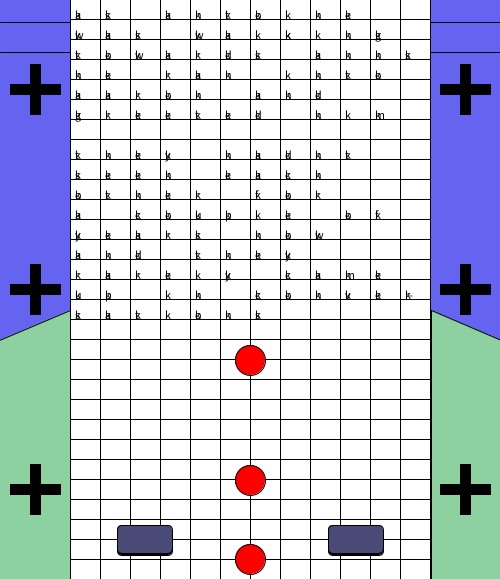
Frame 1 (no input)
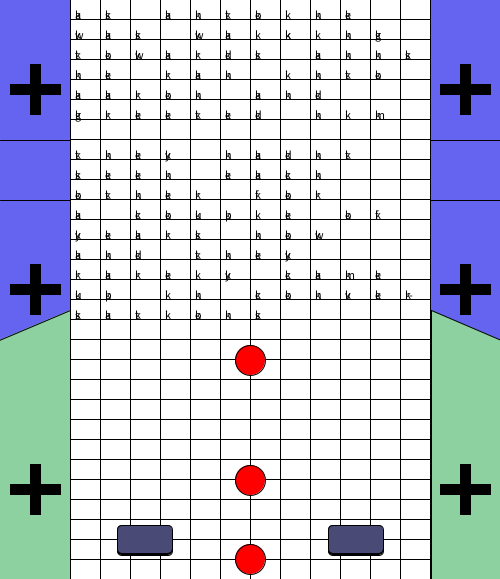
Frame 60 (the mouse pressed at the canvas centre just before this capture)
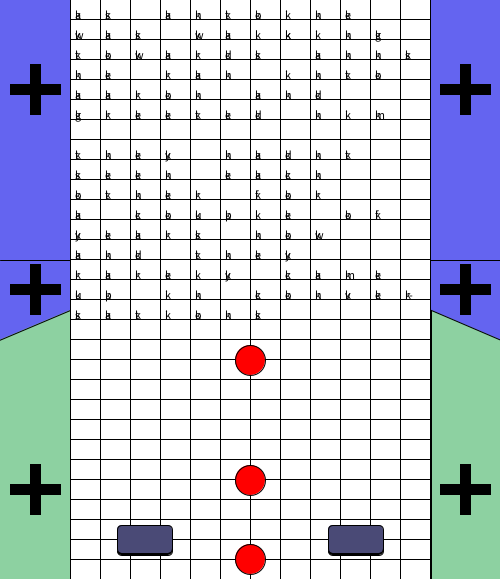
Frame 120 (the mouse held since frame 60 and released just before this capture)

The Processing sketch that drew these frames (run headless with seeded random() and noise(); from frame 60 on, the mouse is pressed at the canvas centre):

// Processing sketch: processing_115568
// ── processing_115568.pde

HLine h1 = new HLine(20, 2.0); 
HLine h2 = new HLine(50, 2.5); 

void setup (){
size (500,579);
frameRate(60);
}

void draw(){
background (100,100,240);
 h1.update(); 
  h2.update(); 
fill(255);
rect(70,-1,30,20);
rect(100,-1,30,20);
rect(130,-1,30,20);
rect(160,-1,30,20);
rect(190,-1,30,20);
rect(220,-1,30,20);
rect(250,-1,30,20);
rect(280,-1,30,20);
rect(310,-1,30,20);
rect(340,-1,30,20);
rect(370,-1,30,20);
rect(400,-1,30,20);

rect(70,19,30,20);
rect(100,19,30,20);
rect(130,19,30,20);
rect(160,19,30,20);
rect(190,19,30,20);
rect(220,19,30,20);
rect(250,19,30,20);
rect(280,19,30,20);
rect(310,19,30,20);
rect(340,19,30,20);
rect(370,19,30,20);
rect(400,19,30,20);

rect(70,39,30,20);
rect(100,39,30,20);
rect(130,39,30,20);
rect(160,39,30,20);
rect(190,39,30,20);
rect(220,39,30,20);
rect(250,39,30,20);
rect(280,39,30,20);
rect(310,39,30,20);
rect(340,39,30,20);
rect(370,39,30,20);
rect(400,39,30,20);

rect(70,59,30,20);
rect(100,59,30,20);
rect(130,59,30,20);
rect(160,59,30,20);
rect(190,59,30,20);
rect(220,59,30,20);
rect(250,59,30,20);
rect(280,59,30,20);
rect(310,59,30,20);
rect(340,59,30,20);
rect(370,59,30,20);
rect(400,59,30,20);

rect(70,79,30,20);
rect(100,79,30,20);
rect(130,79,30,20);
rect(160,79,30,20);
rect(190,79,30,20);
rect(220,79,30,20);
rect(250,79,30,20);
rect(280,79,30,20);
rect(310,79,30,20);
rect(340,79,30,20);
rect(370,79,30,20);
rect(400,79,30,20);

rect(70,99,30,20);
rect(100,99,30,20);
rect(130,99,30,20);
rect(160,99,30,20);
rect(190,99,30,20);
rect(220,99,30,20);
rect(250,99,30,20);
rect(280,99,30,20);
rect(310,99,30,20);
rect(340,99,30,20);
rect(370,99,30,20);
rect(400,99,30,20);

rect(70,119,30,20);
rect(100,119,30,20);
rect(130,119,30,20);
rect(160,119,30,20);
rect(190,119,30,20);
rect(220,119,30,20);
rect(250,119,30,20);
rect(280,119,30,20);
rect(310,119,30,20);
rect(340,119,30,20);
rect(370,119,30,20);
rect(400,119,30,20);

rect(70,139,30,20);
rect(100,139,30,20);
rect(130,139,30,20);
rect(160,139,30,20);
rect(190,139,30,20);
rect(220,139,30,20);
rect(250,139,30,20);
rect(280,139,30,20);
rect(310,139,30,20);
rect(340,139,30,20);
rect(370,139,30,20);
rect(400,139,30,20);


rect(70,159,30,20);
rect(100,159,30,20);
rect(130,159,30,20);
rect(160,159,30,20);
rect(190,159,30,20);
rect(220,159,30,20);
rect(250,159,30,20);
rect(280,159,30,20);
rect(310,159,30,20);
rect(340,159,30,20);
rect(370,159,30,20);
rect(400,159,30,20);

rect(70,179,30,20);
rect(100,179,30,20);
rect(130,179,30,20);
rect(160,179,30,20);
rect(190,179,30,20);
rect(220,179,30,20);
rect(250,179,30,20);
rect(280,179,30,20);
rect(310,179,30,20);
rect(340,179,30,20);
rect(370,179,30,20);
rect(400,179,30,20);

rect(70,199,30,20);
rect(100,199,30,20);
rect(130,199,30,20);
rect(160,199,30,20);
rect(190,199,30,20);
rect(220,199,30,20);
rect(250,199,30,20);
rect(280,199,30,20);
rect(310,199,30,20);
rect(340,199,30,20);
rect(370,199,30,20);
rect(400,199,30,20);

rect(70,219,30,20);
rect(100,219,30,20);
rect(130,219,30,20);
rect(160,219,30,20);
rect(190,219,30,20);
rect(220,219,30,20);
rect(250,219,30,20);
rect(280,219,30,20);
rect(310,219,30,20);
rect(340,219,30,20);
rect(370,219,30,20);
rect(400,219,30,20);


rect(70,239,30,20);
rect(100,239,30,20);
rect(130,239,30,20);
rect(160,239,30,20);
rect(190,239,30,20);
rect(220,239,30,20);
rect(250,239,30,20);
rect(280,239,30,20);
rect(310,239,30,20);
rect(340,239,30,20);
rect(370,239,30,20);
rect(400,239,30,20);


rect(70,259,30,20);
rect(100,259,30,20);
rect(130,259,30,20);
rect(160,259,30,20);
rect(190,259,30,20);
rect(220,259,30,20);
rect(250,259,30,20);
rect(280,259,30,20);
rect(310,259,30,20);
rect(340,259,30,20);
rect(370,259,30,20);
rect(400,259,30,20);

rect(70,279,30,20);
rect(100,279,30,20);
rect(130,279,30,20);
rect(160,279,30,20);
rect(190,279,30,20);
rect(220,279,30,20);
rect(250,279,30,20);
rect(280,279,30,20);
rect(310,279,30,20);
rect(340,279,30,20);
rect(370,279,30,20);
rect(400,279,30,20);

rect(70,299,30,20);
rect(100,299,30,20);
rect(130,299,30,20);
rect(160,299,30,20);
rect(190,299,30,20);
rect(220,299,30,20);
rect(250,299,30,20);
rect(280,299,30,20);
rect(310,299,30,20);
rect(340,299,30,20);
rect(370,299,30,20);
rect(400,299,30,20);

rect(70,319,30,20);
rect(100,319,30,20);
rect(130,319,30,20);
rect(160,319,30,20);
rect(190,319,30,20);
rect(220,319,30,20);
rect(250,319,30,20);
rect(280,319,30,20);
rect(310,319,30,20);
rect(340,319,30,20);
rect(370,319,30,20);
rect(400,319,30,20);


rect(70,339,30,20);
rect(100,339,30,20);
rect(130,339,30,20);
rect(160,339,30,20);
rect(190,339,30,20);
rect(220,339,30,20);
rect(250,339,30,20);
rect(280,339,30,20);
rect(310,339,30,20);
rect(340,339,30,20);
rect(370,339,30,20);
rect(400,339,30,20);


rect(70,359,30,20);
rect(100,359,30,20);
rect(130,359,30,20);
rect(160,359,30,20);
rect(190,359,30,20);
rect(220,359,30,20);
rect(250,359,30,20);
rect(280,359,30,20);
rect(310,359,30,20);
rect(340,359,30,20);
rect(370,359,30,20);
rect(400,359,30,20);

rect(70,379,30,20);
rect(100,379,30,20);
rect(130,379,30,20);
rect(160,379,30,20);
rect(190,379,30,20);
rect(220,379,30,20);
rect(250,379,30,20);
rect(280,379,30,20);
rect(310,379,30,20);
rect(340,379,30,20);
rect(370,379,30,20);
rect(400,379,30,20);

rect(70,399,30,20);
rect(100,399,30,20);
rect(130,399,30,20);
rect(160,399,30,20);
rect(190,399,30,20);
rect(220,399,30,20);
rect(250,399,30,20);
rect(280,399,30,20);
rect(310,399,30,20);
rect(340,399,30,20);
rect(370,399,30,20);
rect(400,399,30,20);

rect(70,419,30,20);
rect(100,419,30,20);
rect(130,419,30,20);
rect(160,419,30,20);
rect(190,419,30,20);
rect(220,419,30,20);
rect(250,419,30,20);
rect(280,419,30,20);
rect(310,419,30,20);
rect(340,419,30,20);
rect(370,419,30,20);
rect(400,419,30,20);


rect(70,439,30,20);
rect(100,439,30,20);
rect(130,439,30,20);
rect(160,439,30,20);
rect(190,439,30,20);
rect(220,439,30,20);
rect(250,439,30,20);
rect(280,439,30,20);
rect(310,439,30,20);
rect(340,439,30,20);
rect(370,439,30,20);
rect(400,439,30,20);


rect(70,459,30,20);
rect(100,459,30,20);
rect(130,459,30,20);
rect(160,459,30,20);
rect(190,459,30,20);
rect(220,459,30,20);
rect(250,459,30,20);
rect(280,459,30,20);
rect(310,459,30,20);
rect(340,459,30,20);
rect(370,459,30,20);
rect(400,459,30,20);

rect(70,479,30,20);
rect(100,479,30,20);
rect(130,479,30,20);
rect(160,479,30,20);
rect(190,479,30,20);
rect(220,479,30,20);
rect(250,479,30,20);
rect(280,479,30,20);
rect(310,479,30,20);
rect(340,479,30,20);
rect(370,479,30,20);
rect(400,479,30,20);

rect(70,499,30,20);
rect(100,499,30,20);
rect(130,499,30,20);
rect(160,499,30,20);
rect(190,499,30,20);
rect(220,499,30,20);
rect(250,499,30,20);
rect(280,499,30,20);
rect(310,499,30,20);
rect(340,499,30,20);
rect(370,499,30,20);
rect(400,499,30,20);

rect(70,519,30,20);
rect(100,519,30,20);
rect(130,519,30,20);
rect(160,519,30,20);
rect(190,519,30,20);
rect(220,519,30,20);
rect(250,519,30,20);
rect(280,519,30,20);
rect(310,519,30,20);
rect(340,519,30,20);
rect(370,519,30,20);
rect(400,519,30,20);


rect(70,539,30,20);
rect(100,539,30,20);
rect(130,539,30,20);
rect(160,539,30,20);
rect(190,539,30,20);
rect(220,539,30,20);
rect(250,539,30,20);
rect(280,539,30,20);
rect(310,539,30,20);
rect(340,539,30,20);
rect(370,539,30,20);
rect(400,539,30,20);

rect(70,559,30,20);
rect(100,559,30,20);
rect(130,559,30,20);
rect(160,559,30,20);
rect(190,559,30,20);
rect(220,559,30,20);
rect(250,559,30,20);
rect(280,559,30,20);
rect(310,559,30,20);
rect(340,559,30,20);
rect(370,559,30,20);
rect(400,559,30,20);

fill(0);
textSize(12);
text("a", 75, 19);
text("s", 105, 19);
text(" ", 135, 19);
text("a", 165, 19);
text("n", 195, 19);
text("t", 225, 19);
text("o", 255, 19);
text("i", 285, 19);
text("n", 315, 19);
text("e", 345, 19);
text(" ", 375, 19);
text(" ", 405, 19);

text("w", 75, 39);
text("a", 105, 39);
text("s", 135, 39);
text(" ", 165, 39);
text("w", 195, 39);
text("a", 225, 39);
text("l", 255, 39);
text("k", 285, 39);
text("i", 315, 39);
text("n", 345, 39);
text("g", 375, 39);
text(" ", 405, 39);

text("t", 75, 59);
text("o", 105, 59);
text("w", 135, 59);
text("a", 165, 59);
text("r", 195, 59);
text("d", 225, 59);
text("s", 255, 59);
text(" ", 285, 59);
text("a", 315, 59);
text("n", 345, 59);
text("n", 375, 59);
text("s", 405, 59);

text("h", 75, 79);
text("e", 105, 79);
text(" ", 135, 79);
text("r", 165, 79);
text("a", 195, 79);
text("n", 225, 79);
text(" ", 255, 79);
text("i", 285, 79);
text("n", 315, 79);
text("t", 345, 79);
text("o", 375, 79);
text(" ", 405, 79);

text("a", 75, 99);
text("a", 105, 99);
text("r", 135, 99);
text("o", 165, 99);
text("n", 195, 99);
text(" ", 225, 99);
text("a", 255, 99);
text("n", 285, 99);
text("d", 315, 99);
text(" ", 345, 99);
text(" ", 375, 99);
text(" ", 405, 99);

text("g", 75, 119);
text("r", 105, 119);
text("e", 135, 119);
text("e", 165, 119);
text("t", 195, 119);
text("e", 225, 119);
text("d", 255, 119);
text(" ", 285, 119);
text("h", 315, 119);
text("i", 345, 119);
text("m ", 375, 119);
text(" ", 405, 119);

text("t", 75, 159);
text("h", 105, 159);
text("e", 135, 159);
text("y", 165, 159);
text(" ", 195, 159);
text("h", 225, 159);
text("a", 255, 159);
text("d", 285, 159);
text("n", 315, 159);
text("t", 345, 159);
text(" ", 375, 159);
text(" ", 405, 159);

text("s", 75, 179);
text("e", 105, 179);
text("e", 135, 179);
text("n", 165, 179);
text(" ", 195, 179);
text("e", 225, 179);
text("a", 255, 179);
text("c", 285, 179);
text("h", 315, 179);
text(" ", 345, 179);
text(" ", 375, 179);
text(" ", 405, 179);

text("o", 75, 199);
text("t", 105, 199);
text("h", 135, 199);
text("e", 165, 199);
text("r", 195, 199);
text(" ", 225, 199);
text("f", 255, 199);
text("o", 285, 199);
text("r", 315, 199);
text(" ", 345, 199);
text(" ", 375, 199);
text(" ", 405, 199);

text("a", 75, 219);
text(" ", 105, 219);
text("c", 135, 219);
text("o", 165, 219);
text("u", 195, 219);
text("p", 225, 219);
text("l", 255, 219);
text("e", 285, 219);
text(" ", 315, 219);
text("o", 345, 219);
text("f", 375, 219);
text(" ", 405, 219);

text("y", 75, 239);
text("e", 105, 239);
text("a", 135, 239);
text("r", 165, 239);
text("s", 195, 239);
text(" ", 225, 239);
text("n", 255, 239);
text("o", 285, 239);
text("w", 315, 239);
text(" ", 345, 239);
text(" ", 375, 239);
text(" ", 405, 239);

text("a", 75, 259);
text("n", 105, 259);
text("d", 135, 259);
text(" ", 165, 259);
text("t", 195, 259);
text("h", 225, 259);
text("e", 255, 259);
text("y", 285, 259);
text(" ", 315, 259);
text(" ", 345, 259);
text(" ", 375, 259);
text(" ", 405, 259);

text("r", 75, 279);
text("a", 105, 279);
text("r", 135, 279);
text("e", 165, 279);
text("l", 195, 279);
text("y", 225, 279);
text(" ", 255, 279);
text("c", 285, 279);
text("a", 315, 279);
text("m", 345, 279);
text("e", 375, 279);
text(" ", 405, 279);

text("u", 75, 299);
text("p", 105, 299);
text(" ", 135, 299);
text("i", 165, 299);
text("n", 195, 299);
text(" ", 225, 299);
text("c", 255, 299);
text("o", 285, 299);
text("n", 315, 299);
text("v", 345, 299);
text("e", 375, 299);
text("r-", 405, 299);

text("s", 75, 319);
text("a", 105, 319);
text("t", 135, 319);
text("i", 165, 319);
text("o", 195, 319);
text("n", 225, 319);
text("s", 255, 319);
text(" ", 285, 319);
text(" ", 315, 319);
text(" ", 345, 319);
text(" ", 375, 319);
text(" ", 405, 319);

fill(255,0,0);
ellipse(250, 360, 30, 30);
ellipse(250, 480, 30, 30);
ellipse(250, 559, 30, 30);

fill(141, 209, 161);
quad(-1, 580, 70, 580, 70, 310, -1, 340);
quad(431, 580, 501, 580, 501, 340, 431, 310);

fill(0);
rect(10,84,50,10);
rect(30,64,10,50);
rect(440,84,50,10);
rect(460,64,10,50);

rect(10,284,50,10);
rect(30,264,10,50);
rect(440,284,50,10);
rect(460,264,10,50);

rect(10,484,50,10);
rect(30,464,10,50);
rect(440,484,50,10);
rect(460,464,10,50);

fill(0);
rect(117, 535, 55, 20, 5);
rect(328, 535, 55, 20, 5);
fill(74, 74, 118);
rect(117, 525, 55, 28, 5);
rect(328, 525, 55, 28, 5);


fill(0);
textSize(12);
text("k", 75, 19);
text("k", 105, 19);
text(" ", 135, 19);
text("k", 165, 19);
text("k", 195, 19);
text("k", 225, 19);
text("k", 255, 19);
text("k", 285, 19);
text("k", 315, 19);
text("k", 345, 19);
text(" ", 375, 19);
text(" ", 405, 19);

text("k", 75, 39);
text("k", 105, 39);
text("k", 135, 39);
text(" ", 165, 39);
text("k", 195, 39);
text("k", 225, 39);
text("k", 255, 39);
text("k", 285, 39);
text("k", 315, 39);
text("k", 345, 39);
text("k", 375, 39);
text(" ", 405, 39);

text("k", 75, 59);
text("k", 105, 59);
text("k", 135, 59);
text("k", 165, 59);
text("k", 195, 59);
text("k", 225, 59);
text("k", 255, 59);
text(" ", 285, 59);
text("k", 315, 59);
text("k", 345, 59);
text("k", 375, 59);
text("k", 405, 59);

text("k", 75, 79);
text("k", 105, 79);
text(" ", 135, 79);
text("k", 165, 79);
text("k", 195, 79);
text("k", 225, 79);
text(" ", 255, 79);
text("k", 285, 79);
text("k", 315, 79);
text("k", 345, 79);
text("k", 375, 79);
text(" ", 405, 79);

text("k", 75, 99);
text("k", 105, 99);
text("k", 135, 99);
text("k", 165, 99);
text("k", 195, 99);
text(" ", 225, 99);
text("k", 255, 99);
text("k", 285, 99);
text("k", 315, 99);
text(" ", 345, 99);
text(" ", 375, 99);
text(" ", 405, 99);

text("k", 75, 119);
text("k", 105, 119);
text("k", 135, 119);
text("k", 165, 119);
text("k", 195, 119);
text("k", 225, 119);
text("k", 255, 119);
text(" ", 285, 119);
text("k", 315, 119);
text("k", 345, 119);
text("k ", 375, 119);
text(" ", 405, 119);

text("k", 75, 159);
text("k", 105, 159);
text("k", 135, 159);
text("k", 165, 159);
text(" ", 195, 159);
text("k", 225, 159);
text("k", 255, 159);
text("k", 285, 159);
text("k", 315, 159);
text("k", 345, 159);
text(" ", 375, 159);
text(" ", 405, 159);

text("k", 75, 179);
text("k", 105, 179);
text("k", 135, 179);
text("k", 165, 179);
text(" ", 195, 179);
text("k", 225, 179);
text("k", 255, 179);
text("k", 285, 179);
text("k", 315, 179);
text(" ", 345, 179);
text(" ", 375, 179);
text(" ", 405, 179);

text("k", 75, 199);
text("k", 105, 199);
text("k", 135, 199);
text("k", 165, 199);
text("k", 195, 199);
text(" ", 225, 199);
text("k", 255, 199);
text("k", 285, 199);
text("k", 315, 199);
text(" ", 345, 199);
text(" ", 375, 199);
text(" ", 405, 199);

text("k", 75, 219);
text(" ", 105, 219);
text("k", 135, 219);
text("k", 165, 219);
text("k", 195, 219);
text("k", 225, 219);
text("k", 255, 219);
text("k", 285, 219);
text(" ", 315, 219);
text("k", 345, 219);
text("k", 375, 219);
text(" ", 405, 219);

text("k", 75, 239);
text("k", 105, 239);
text("k", 135, 239);
text("k", 165, 239);
text("k", 195, 239);
text(" ", 225, 239);
text("k", 255, 239);
text("k", 285, 239);
text("k", 315, 239);
text(" ", 345, 239);
text(" ", 375, 239);
text(" ", 405, 239);

text("k", 75, 259);
text("k", 105, 259);
text("k", 135, 259);
text(" ", 165, 259);
text("k", 195, 259);
text("k", 225, 259);
text("k", 255, 259);
text("k", 285, 259);
text(" ", 315, 259);
text(" ", 345, 259);
text(" ", 375, 259);
text(" ", 405, 259);

text("k", 75, 279);
text("k", 105, 279);
text("k", 135, 279);
text("k", 165, 279);
text("k", 195, 279);
text("k", 225, 279);
text(" ", 255, 279);
text("k", 285, 279);
text("k", 315, 279);
text("k", 345, 279);
text("k", 375, 279);
text(" ", 405, 279);

text("k", 75, 299);
text("k", 105, 299);
text(" ", 135, 299);
text("k", 165, 299);
text("k", 195, 299);
text(" ", 225, 299);
text("k", 255, 299);
text("k", 285, 299);
text("k", 315, 299);
text("k", 345, 299);
text("k", 375, 299);
text("k", 405, 299);

text("k", 75, 319);
text("k", 105, 319);
text("k", 135, 319);
text("k", 165, 319);
text("k", 195, 319);
text("k", 225, 319);
text("k", 255, 319);
text(" ", 285, 319);
text(" ", 315, 319);
text(" ", 345, 319);
text(" ", 375, 319);
text(" ", 405, 319);
}

class HLine { 
  float ypos, speed; 
  HLine (float y, float s) {  
    ypos = y; 
    speed = s; 
  } 
  void update() { 
    ypos += speed; 
    if (ypos > height) { 
      ypos = 0; 
    } 
    line(0, ypos, width, ypos); 
  } 
}
